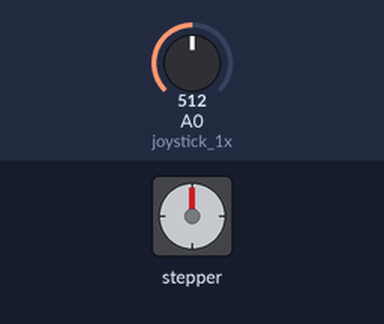
This sketch was run on a simulated Arduino Uno, built with avr-gcc and run on an emulated ATmega328P. Shown: stepper motor. The inputs (shaded band) are chosen by the test bench; at power-on: A0 (joystick_1x) = 512. Stepper angles assume 200 steps per turn.

Above: at 1.2 s.
1.3 s: A0 (joystick_1x) set to 546
2.8 s: A0 (joystick_1x) set to 561
At 2.95 s:
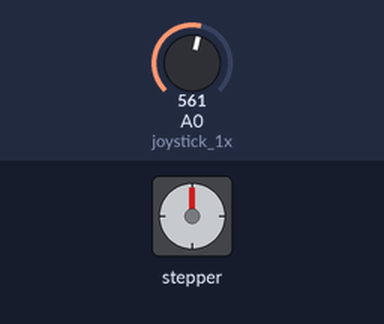
At 3.55 s:
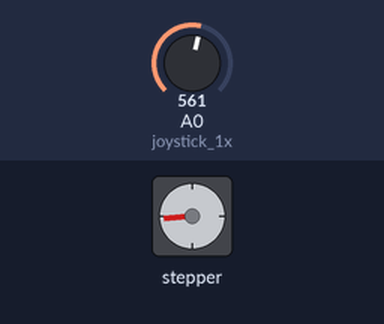
5.8 s: A0 (joystick_1x) set to 716
At 5.95 s:
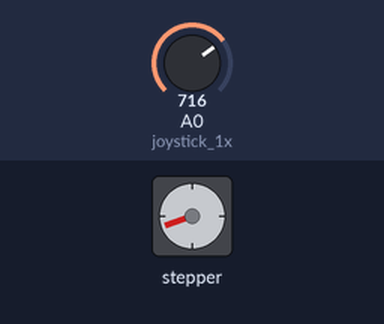
8.8 s: A0 (joystick_1x) set to 900
11.8 s: A0 (joystick_1x) set to 122
Timing chart, 0 to 15.8 s (numbered marks = the images above; inputs shaded):
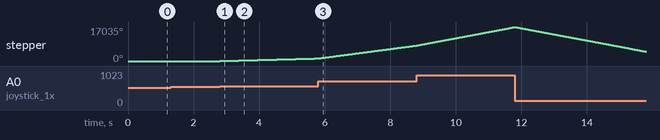

Measured:
- the behaviour switches between 560 and 561 on A0 (joystick_1x) (found by bisection; images 0 and 1)
- after the input at 1.3 s, every drawn part: stays the same
- after the input at 2.8 s, stepper: keeps turning clockwise at about 437°/s, starting at once

The sketch:

Accelstick.ino
```cpp
#include <AccelStepper.h>

#define stp1            25
#define dir1            26
#define joystick_1x A0

AccelStepper achse_1(AccelStepper::DRIVER, stp1, dir1);

void setup()
{
  achse_1.setMaxSpeed(10000);
  Serial.begin(115200);
}

void loop()
{
  long pos = achse_1.currentPosition() / 90;
  int analogValue = analogRead(joystick_1x);
  if (analogValue > 530 + 30)
  {
    int spd_val = map(analogValue, 530, 1024, 20, 4000);
    achse_1.move(10);
    achse_1.setSpeed(spd_val);
    achse_1.runSpeedToPosition();
  }
  if (analogValue < 530 - 30)
  {
    int spd_val = map(analogValue, 0, 530, 4000, 20);
    achse_1.move(-10);
    achse_1.setSpeed(spd_val);
    achse_1.runSpeedToPosition();

  }
  //Serial.println(pos);
}
```
